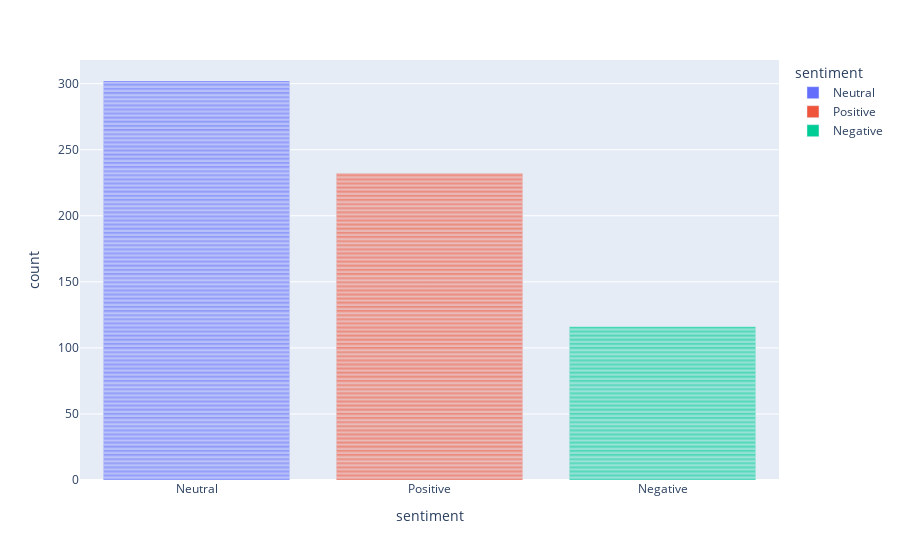

Notebook code for this chart:
### Code cell
import plotly.express as px
fig = px.bar(location_df, x='sentiment', color='sentiment')
fig.show()

### Figure 1 — Plotly figure (JSON) as saved in the notebook; plotly's stock layout.template omitted (floating-point values rounded to 4 significant figures; data arrays with more than 128 entries replaced by an {"elided": "..."} marker saying what was removed)
{"data": [{"alignmentgroup": "True", "hovertemplate": "sentiment=%{x}<br>count=%{y}<extra></extra>", "legendgroup": "Neutral", "marker": {"color": "#636efa"}, "name": "Neutral", "offsetgroup": "Neutral", "orientation": "v", "showlegend": true, "textposition": "auto", "type": "bar", "x": {"elided": "302 str values"}, "xaxis": "x", "y": {"elided": "302 int values"}, "yaxis": "y"}, {"alignmentgroup": "True", "hovertemplate": "sentiment=%{x}<br>count=%{y}<extra></extra>", "legendgroup": "Positive", "marker": {"color": "#EF553B"}, "name": "Positive", "offsetgroup": "Positive", "orientation": "v", "showlegend": true, "textposition": "auto", "type": "bar", "x": {"elided": "232 str values"}, "xaxis": "x", "y": {"elided": "232 int values"}, "yaxis": "y"}, {"alignmentgroup": "True", "hovertemplate": "sentiment=%{x}<br>count=%{y}<extra></extra>", "legendgroup": "Negative", "marker": {"color": "#00cc96"}, "name": "Negative", "offsetgroup": "Negative", "orientation": "v", "showlegend": true, "textposition": "auto", "type": "bar", "x": ["Negative", "Negative", "Negative", "Negative", "Negative", "Negative", "Negative", "Negative", "Negative", "Negative", "Negative", "Negative", "Negative", "Negative", "Negative", "Negative", "Negative", "Negative", "Negative", "Negative", "Negative", "Negative", "Negative", "Negative", "Negative", "Negative", "Negative", "Negative", "Negative", "Negative", "Negative", "Negative", "Negative", "Negative", "Negative", "Negative", "Negative", "Negative", "Negative", "Negative", "Negative", "Negative", "Negative", "Negative", "Negative", "Negative", "Negative", "Negative", "Negative", "Negative", "Negative", "Negative", "Negative", "Negative", "Negative", "Negative", "Negative", "Negative", "Negative", "Negative", "Negative", "Negative", "Negative", "Negative", "Negative", "Negative", "Negative", "Negative", "Negative", "Negative", "Negative", "Negative", "Negative", "Negative", "Negative", "Negative", "Negative", "Negative", "Negative", "Negative", "Negative", "Negative", "Negative", "Negative", "Negative", "Negative", "Negative", "Negative", "Negative", "Negative", "Negative", "Negative", "Negative", "Negative", "Negative", "Negative", "Negative", "Negative", "Negative", "Negative", "Negative", "Negative", "Negative", "Negative", "Negative", "Negative", "Negative", "Negative", "Negative", "Negative", "Negative", "Negative", "Negative", "Negative", "Negative", "Negative"], "xaxis": "x", "y": [1, 1, 1, 1, 1, 1, 1, 1, 1, 1, 1, 1, 1, 1, 1, 1, 1, 1, 1, 1, 1, 1, 1, 1, 1, 1, 1, 1, 1, 1, 1, 1, 1, 1, 1, 1, 1, 1, 1, 1, 1, 1, 1, 1, 1, 1, 1, 1, 1, 1, 1, 1, 1, 1, 1, 1, 1, 1, 1, 1, 1, 1, 1, 1, 1, 1, 1, 1, 1, 1, 1, 1, 1, 1, 1, 1, 1, 1, 1, 1, 1, 1, 1, 1, 1, 1, 1, 1, 1, 1, 1, 1, 1, 1, 1, 1, 1, 1, 1, 1, 1, 1, 1, 1, 1, 1, 1, 1, 1, 1, 1, 1, 1, 1, 1, 1], "yaxis": "y"}], "layout": {"barmode": "relative", "legend": {"title": {"text": "sentiment"}, "tracegroupgap": 0}, "margin": {"t": 60}, "xaxis": {"anchor": "y", "categoryarray": ["Neutral", "Positive", "Negative"], "categoryorder": "array", "domain": [0, 1], "title": {"text": "sentiment"}}, "yaxis": {"anchor": "x", "domain": [0, 1], "title": {"text": "count"}}}}
